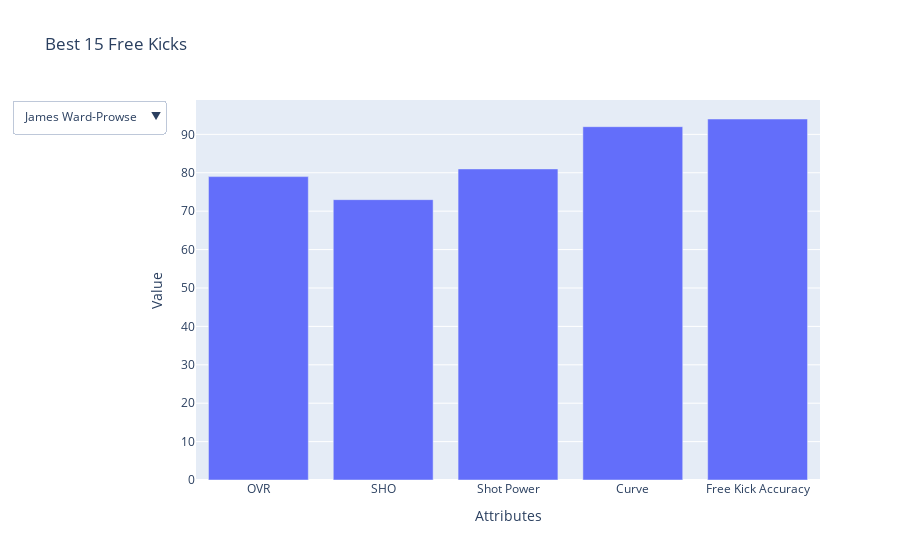

This figure's notebook cell:
### Code cell
fig = go.Figure()

for player in shot_data.Name:
    player_data = shot_data[shot_data['Name'] == player][free_kick_stats].values.flatten()
    fig.add_trace(
        go.Bar(
            x=free_kick_stats,
            y=player_data,
            name=player,
            visible=False
        )
    )

fig.data[0].visible = True


fig.update_layout(
    updatemenus=[
        dict(
            buttons=[
                dict(
                    args=[{"visible": [i == j for i in range(len(shot_data['Name']))]}],  
                    label=player,
                    method='update'
                )
                for j, player in enumerate(shot_data['Name'])  
            ],
            direction='down',
            showactive=True,
        )
    ]
)

fig.update_layout(
    title='Best 15 Free Kicks',
    xaxis_title='Attributes',
    yaxis_title='Value',
    showlegend=False
)

fig.show()

### Figure 1 — Plotly figure (JSON) as saved in the notebook; plotly's stock layout.template omitted (floating-point values rounded to 4 significant figures)
{"data": [{"name": "James Ward-Prowse", "type": "bar", "visible": true, "x": ["OVR", "SHO", "Shot Power", "Curve", "Free Kick Accuracy"], "y": [79, 73, 81, "92", "94"]}, {"name": "Lionel Messi", "type": "bar", "visible": false, "x": ["OVR", "SHO", "Shot Power", "Curve", "Free Kick Accuracy"], "y": [88, 85, 83, "93", "92"]}, {"name": "Parejo", "type": "bar", "visible": false, "x": ["OVR", "SHO", "Shot Power", "Curve", "Free Kick Accuracy"], "y": [83, 80, 80, "88", "90"]}, {"name": "Alexia Putellas", "type": "bar", "visible": false, "x": ["OVR", "SHO", "Shot Power", "Curve", "Free Kick Accuracy"], "y": [90, 89, 86, "89", "89"]}, {"name": "Grimaldo", "type": "bar", "visible": false, "x": ["OVR", "SHO", "Shot Power", "Curve", "Free Kick Accuracy"], "y": [86, 73, 84, "89", "89"]}, {"name": "Dušan Vlahović", "type": "bar", "visible": false, "x": ["OVR", "SHO", "Shot Power", "Curve", "Free Kick Accuracy"], "y": [84, 84, 84, "78", "89"]}, {"name": "Lucas Zelarayán", "type": "bar", "visible": false, "x": ["OVR", "SHO", "Shot Power", "Curve", "Free Kick Accuracy"], "y": [80, 77, 79, "82", "88"]}, {"name": "Cristiano Biraghi", "type": "bar", "visible": false, "x": ["OVR", "SHO", "Shot Power", "Curve", "Free Kick Accuracy"], "y": [79, 69, 82, "82", "88"]}, {"name": "Vincenzo Grifo", "type": "bar", "visible": false, "x": ["OVR", "SHO", "Shot Power", "Curve", "Free Kick Accuracy"], "y": [80, 77, 85, "89", "88"]}, {"name": "Beth Mead", "type": "bar", "visible": false, "x": ["OVR", "SHO", "Shot Power", "Curve", "Free Kick Accuracy"], "y": [88, 84, 87, "81", "88"]}, {"name": "Jan-Niklas Beste", "type": "bar", "visible": false, "x": ["OVR", "SHO", "Shot Power", "Curve", "Free Kick Accuracy"], "y": [78, 72, 77, "88", "88"]}, {"name": "Mapi León", "type": "bar", "visible": false, "x": ["OVR", "SHO", "Shot Power", "Curve", "Free Kick Accuracy"], "y": [89, 73, 89, "87", "88"]}, {"name": "Ángel Di María", "type": "bar", "visible": false, "x": ["OVR", "SHO", "Shot Power", "Curve", "Free Kick Accuracy"], "y": [83, 80, 82, "92", "88"]}, {"name": "Dominik Szoboszlai", "type": "bar", "visible": false, "x": ["OVR", "SHO", "Shot Power", "Curve", "Free Kick Accuracy"], "y": [81, 80, 89, "90", "87"]}, {"name": "Sherida Spitse", "type": "bar", "visible": false, "x": ["OVR", "SHO", "Shot Power", "Curve", "Free Kick Accuracy"], "y": [83, 76, 88, "91", "87"]}], "layout": {"showlegend": false, "title": {"text": "Best 15 Free Kicks"}, "updatemenus": [{"buttons": [{"args": [{"visible": [true, false, false, false, false, false, false, false, false, false, false, false, false, false, false]}], "label": "James Ward-Prowse", "method": "update"}, {"args": [{"visible": [false, true, false, false, false, false, false, false, false, false, false, false, false, false, false]}], "label": "Lionel Messi", "method": "update"}, {"args": [{"visible": [false, false, true, false, false, false, false, false, false, false, false, false, false, false, false]}], "label": "Parejo", "method": "update"}, {"args": [{"visible": [false, false, false, true, false, false, false, false, false, false, false, false, false, false, false]}], "label": "Alexia Putellas", "method": "update"}, {"args": [{"visible": [false, false, false, false, true, false, false, false, false, false, false, false, false, false, false]}], "label": "Grimaldo", "method": "update"}, {"args": [{"visible": [false, false, false, false, false, true, false, false, false, false, false, false, false, false, false]}], "label": "Dušan Vlahović", "method": "update"}, {"args": [{"visible": [false, false, false, false, false, false, true, false, false, false, false, false, false, false, false]}], "label": "Lucas Zelarayán", "method": "update"}, {"args": [{"visible": [false, false, false, false, false, false, false, true, false, false, false, false, false, false, false]}], "label": "Cristiano Biraghi", "method": "update"}, {"args": [{"visible": [false, false, false, false, false, false, false, false, true, false, false, false, false, false, false]}], "label": "Vincenzo Grifo", "method": "update"}, {"args": [{"visible": [false, false, false, false, false, false, false, false, false, true, false, false, false, false, false]}], "label": "Beth Mead", "method": "update"}, {"args": [{"visible": [false, false, false, false, false, false, false, false, false, false, true, false, false, false, false]}], "label": "Jan-Niklas Beste", "method": "update"}, {"args": [{"visible": [false, false, false, false, false, false, false, false, false, false, false, true, false, false, false]}], "label": "Mapi León", "method": "update"}, {"args": [{"visible": [false, false, false, false, false, false, false, false, false, false, false, false, true, false, false]}], "label": "Ángel Di María", "method": "update"}, {"args": [{"visible": [false, false, false, false, false, false, false, false, false, false, false, false, false, true, false]}], "label": "Dominik Szoboszlai", "method": "update"}, {"args": [{"visible": [false, false, false, false, false, false, false, false, false, false, false, false, false, false, true]}], "label": "Sherida Spitse", "method": "update"}], "direction": "down", "showactive": true}], "xaxis": {"title": {"text": "Attributes"}}, "yaxis": {"title": {"text": "Value"}}}}
